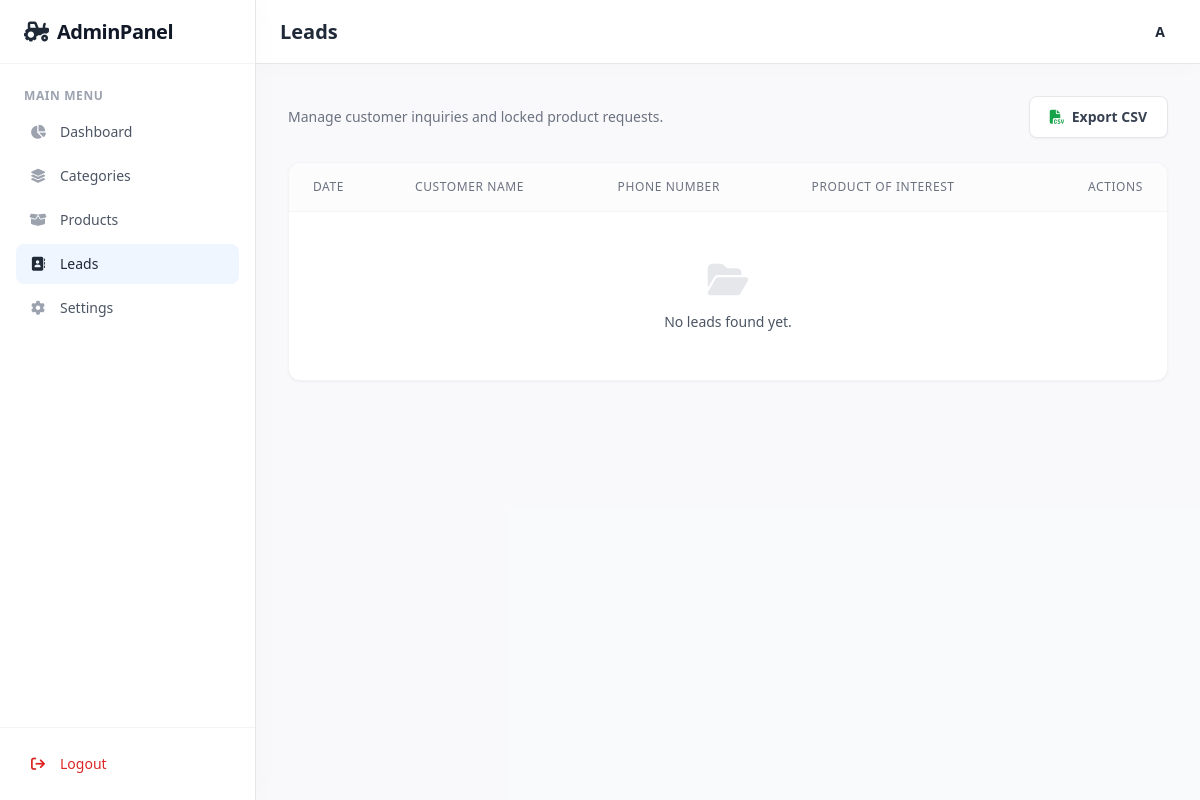
Before: /admin/leads.php (signed in) with the older database file.
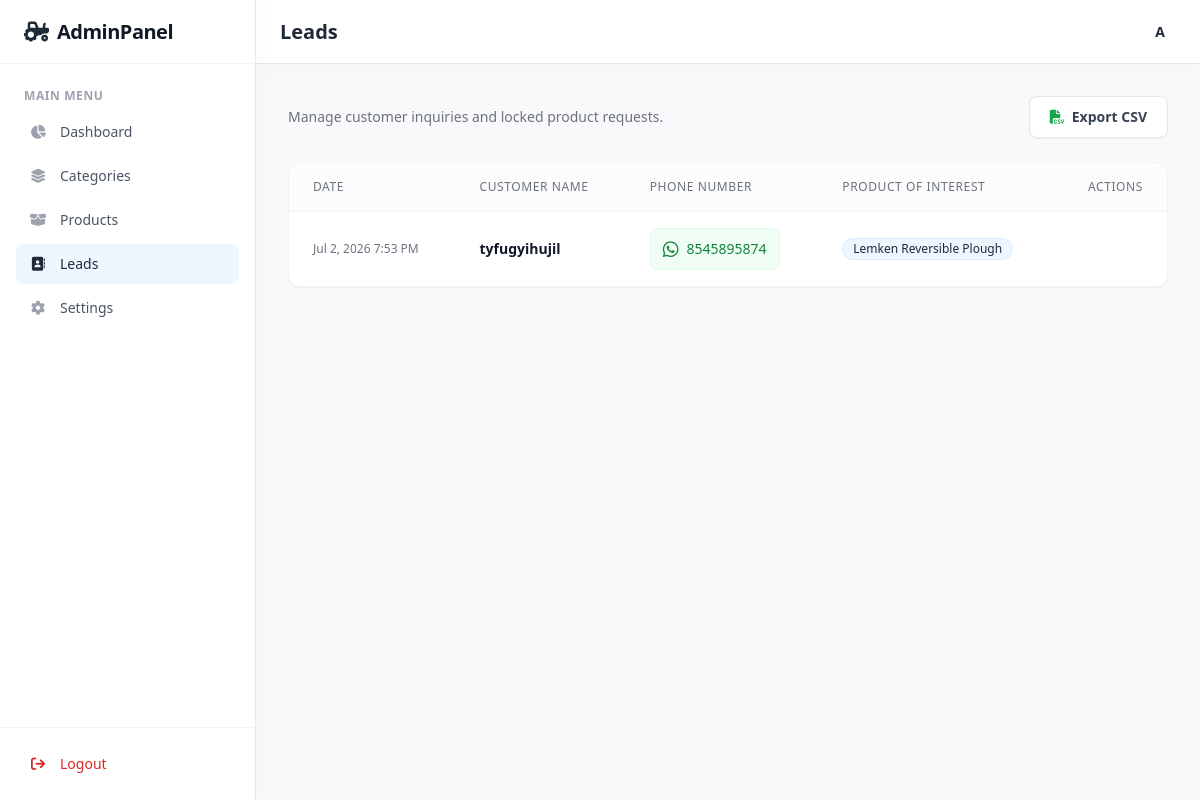
After: the same page with the newer database file.
### tables this page shows
CREATE TABLE leads (
    id INTEGER PRIMARY KEY AUTOINCREMENT,
    product_id INTEGER,
    customer_name TEXT NOT NULL,
    phone TEXT NOT NULL,
    created_at DATETIME DEFAULT CURRENT_TIMESTAMP,
    FOREIGN KEY(product_id) REFERENCES products(id)
);

CREATE TABLE products (
    id INTEGER PRIMARY KEY AUTOINCREMENT,
    category_id INTEGER,
    name TEXT NOT NULL,
    slug TEXT NOT NULL UNIQUE,
    short_description TEXT,
    description TEXT,
    specifications TEXT,
    applications TEXT,
    price REAL,
    price_visibility TEXT DEFAULT 'public', -- 'public', 'locked', 'hidden'
    featured INTEGER DEFAULT 0,
    status TEXT DEFAULT 'active', -- 'active', 'inactive'
    created_at DATETIME DEFAULT CURRENT_TIMESTAMP,
    FOREIGN KEY(category_id) REFERENCES categories(id)
);

### admin/leads.php (the view, shortened to what the changed rows need)
<?php
require_once __DIR__ . '/../includes/functions.php';
$leads = $pdo->query("
    SELECT l.*, p.name as product_name
    FROM leads l
    LEFT JOIN products p ON l.product_id = p.id
    ORDER BY l.id DESC
")->fetchAll();
?>
<!DOCTYPE html>
<html lang="en">
<head>
    <script src="https://cdn.tailwindcss.com"></script>
    <link rel="stylesheet" href="https://cdnjs.cloudflare.com/ajax/libs/font-awesome/6.4.0/css/all.min.css">
</head>
<body class="bg-gray-50 font-sans text-gray-800 antialiased overflow-hidden flex h-screen">
    <div class="flex-1 flex flex-col h-screen overflow-hidden bg-gray-50/50">
        <header class="h-16 bg-white border-b border-gray-200 flex items-center justify-between px-4 sm:px-6 z-30 shadow-[0_4px_24px_rgba(0,0,0,0.02)] sticky top-0">
            <div class="flex items-center">
                <h1 class="text-xl font-semibold text-gray-800">Leads</h1>
            </div>
        </header>
        <main class="flex-1 overflow-y-auto p-4 sm:p-6 lg:p-8">
            <div class="max-w-7xl mx-auto">
                <div class="bg-white rounded-xl shadow-sm border border-gray-100 overflow-hidden animate-slide-up">
                    <div class="overflow-x-auto">
                        <table class="w-full text-left border-collapse min-w-max">
                            <thead>
                                <tr class="bg-gray-50/50 text-gray-500 text-xs uppercase tracking-wider border-b border-gray-100">
                                    <th class="px-6 py-4 font-medium">Date</th>
                                    <th class="px-6 py-4 font-medium">Customer Name</th>
                                    <th class="px-6 py-4 font-medium">Phone Number</th>
                                    <th class="px-6 py-4 font-medium">Product of Interest</th>
                                    <th class="px-6 py-4 font-medium text-right">Actions</th>
                                </tr>
                            </thead>
                            <tbody class="text-sm divide-y divide-gray-50">
                                <?php if (empty($leads)): ?>
                                    <tr>
                                        <td colspan="5" class="px-6 py-12 text-center text-gray-500">
                                            <i class="fa-solid fa-folder-open text-4xl mb-3 text-gray-200"></i>
                                            <p class="font-medium text-gray-600">No leads found yet.</p>
                                        </td>
                                    </tr>
                                <?php else: ?>
                                    <?php foreach ($leads as $lead): ?>
                                        <tr class="hover:bg-gray-50/50 transition duration-150 group">
                                            <td class="px-6 py-4 text-gray-500 text-xs whitespace-nowrap"><?php echo date('M j, Y g:i A', strtotime($lead['created_at'])); ?></td>
                                            <td class="px-6 py-4 font-bold text-gray-900"><?php echo htmlspecialchars($lead['customer_name']); ?></td>
                                            <td class="px-6 py-4">
                                                <a href="https://wa.me/<?php echo preg_replace('/[^0-9]/', '', $lead['phone']); ?>" target="_blank" class="inline-flex items-center px-3 py-1.5 rounded-lg bg-green-50 text-green-700 hover:bg-green-100 transition font-medium gap-2 text-sm border border-green-100">
                                                    <i class="fa-brands fa-whatsapp text-lg"></i> <?php echo htmlspecialchars($lead['phone']); ?>
                                                </a>
                                            </td>
                                            <td class="px-6 py-4">
                                                <span class="inline-flex items-center px-2.5 py-0.5 rounded-full text-xs font-medium bg-blue-50 text-primary border border-blue-100">
                                                    <?php echo htmlspecialchars($lead['product_name']); ?>
                                                </span>
                                            </td>
                                            <td class="px-6 py-4 text-right">
                                            </td>
                                        </tr>
                                    <?php endforeach; ?>
                                <?php endif; ?>
                            </tbody>
                        </table>
                    </div>
                </div>
            </div>
        </main>
    </div>
</body>
</html>

Changed rows visible on the page:
added leads: created_at "Jul 2, 2026 7:53 PM", customer_name "tyfugyihujil", phone "8545895874", product.name "Lemken Reversible Plough"
Other visible differences:
text no longer shown: "No leads found yet."
